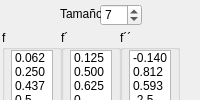
  <widget class="QDockWidget" name="dockWidgetKernels">
   <property name="enabled">
    <bool>true</bool>
   </property>
   <attribute name="dockWidgetArea">
    <number>1</number>
   </attribute>
   <widget class="QWidget" name="dockWidgetContents">
    <widget class="QPushButton" name="calculaKernels">
     <property name="geometry">
      <rect>
       <x>54</x>
       <y>274</y>
       <width>75</width>
       <height>23</height>
      </rect>
     </property>
     <property name="text">
      <string>Calcular</string>
     </property>
    </widget>
    <widget class="QGroupBox" name="groupSegunda">
     <property name="geometry">
      <rect>
       <x>120</x>
       <y>30</y>
       <width>60</width>
       <height>241</height>
      </rect>
     </property>
     <property name="title">
      <string>f´´</string>
     </property>
     <widget class="QListWidget" name="listSegunda">
      <property name="geometry">
       <rect>
        <x>9</x>
        <y>20</y>
        <width>42</width>
        <height>211</height>
       </rect>
      </property>
      <item>
       <property name="text">
        <string>-0.140</string>
       </property>
       <property name="flags">
        <set>ItemIsSelectable|ItemIsEditable|ItemIsDragEnabled|ItemIsUserCheckable|ItemIsEnabled</set>
       </property>
      </item>
      <item>
       <property name="text">
        <string>0.812</string>
       </property>
       <property name="flags">
        <set>ItemIsSelectable|ItemIsEditable|ItemIsDragEnabled|ItemIsUserCheckable|ItemIsEnabled</set>
       </property>
      </item>
      <item>
       <property name="text">
        <string>0.593</string>
       </property>
       <property name="flags">
        <set>ItemIsSelectable|ItemIsEditable|ItemIsDragEnabled|ItemIsUserCheckable|ItemIsEnabled</set>
       </property>
      </item>
      <item>
       <property name="text">
        <string>-2.5</string>
       </property>
       <property name="flags">
        <set>ItemIsSelectable|ItemIsEditable|ItemIsDragEnabled|ItemIsUserCheckable|ItemIsEnabled</set>
       </property>
      </item>
      <item>
       <property name="text">
        <string>0.593</string>
       </property>
       <property name="flags">
        <set>ItemIsSelectable|ItemIsEditable|ItemIsDragEnabled|ItemIsUserCheckable|ItemIsEnabled</set>
       </property>
      </item>
      <item>
       <property name="text">
        <string>0.812</string>
       </property>
       <property name="flags">
        <set>ItemIsSelectable|ItemIsEditable|ItemIsDragEnabled|ItemIsUserCheckable|ItemIsEnabled</set>
       </property>
      </item>
      <item>
       <property name="text">
        <string>-0.140</string>
       </property>
       <property name="flags">
        <set>ItemIsSelectable|ItemIsEditable|ItemIsDragEnabled|ItemIsUserCheckable|ItemIsEnabled</set>
       </property>
      </item>
     </widget>
    </widget>
    <widget class="QGroupBox" name="groupPrimera">
     <property name="geometry">
      <rect>
       <x>61</x>
       <y>30</y>
       <width>60</width>
       <height>241</height>
      </rect>
     </property>
     <property name="title">
      <string>f´</string>
     </property>
     <widget class="QListWidget" name="listPrimera">
      <property name="geometry">
       <rect>
        <x>9</x>
        <y>20</y>
        <width>42</width>
        <height>211</height>
       </rect>
      </property>
      <item>
       <property name="text">
        <string>0.125</string>
       </property>
       <property name="flags">
        <set>ItemIsSelectable|ItemIsEditable|ItemIsDragEnabled|ItemIsUserCheckable|ItemIsEnabled</set>
       </property>
      </item>
      <item>
       <property name="text">
        <string>0.500</string>
       </property>
       <property name="flags">
        <set>ItemIsSelectable|ItemIsEditable|ItemIsDragEnabled|ItemIsUserCheckable|ItemIsEnabled</set>
       </property>
      </item>
      <item>
       <property name="text">
        <string>0.625</string>
       </property>
       <property name="flags">
        <set>ItemIsSelectable|ItemIsEditable|ItemIsDragEnabled|ItemIsUserCheckable|ItemIsEnabled</set>
       </property>
      </item>
      <item>
       <property name="text">
        <string>0</string>
       </property>
       <property name="flags">
        <set>ItemIsSelectable|ItemIsEditable|ItemIsDragEnabled|ItemIsUserCheckable|ItemIsEnabled</set>
       </property>
      </item>
      <item>
       <property name="text">
        <string>-0.625</string>
       </property>
       <property name="flags">
        <set>ItemIsSelectable|ItemIsEditable|ItemIsDragEnabled|ItemIsUserCheckable|ItemIsEnabled</set>
       </property>
      </item>
      <item>
       <property name="text">
        <string>-0.500</string>
       </property>
       <property name="flags">
        <set>ItemIsSelectable|ItemIsEditable|ItemIsDragEnabled|ItemIsUserCheckable|ItemIsEnabled</set>
       </property>
      </item>
      <item>
       <property name="text">
        <string>-0.125</string>
       </property>
       <property name="flags">
        <set>ItemIsSelectable|ItemIsEditable|ItemIsDragEnabled|ItemIsUserCheckable|ItemIsEnabled</set>
       </property>
      </item>
     </widget>
    </widget>
    <widget class="QGroupBox" name="groupInterpola">
     <property name="geometry">
      <rect>
       <x>2</x>
       <y>30</y>
       <width>60</width>
       <height>241</height>
      </rect>
     </property>
     <property name="title">
      <string>f</string>
     </property>
     <widget class="QListWidget" name="listInterpola">
      <property name="geometry">
       <rect>
        <x>9</x>
        <y>20</y>
        <width>42</width>
        <height>211</height>
       </rect>
      </property>
      <item>
       <property name="text">
        <string>0.062</string>
       </property>
       <property name="flags">
        <set>ItemIsSelectable|ItemIsEditable|ItemIsDragEnabled|ItemIsUserCheckable|ItemIsEnabled</set>
       </property>
      </item>
      <item>
       <property name="text">
        <string>0.250</string>
       </property>
       <property name="flags">
        <set>ItemIsSelectable|ItemIsEditable|ItemIsDragEnabled|ItemIsUserCheckable|ItemIsEnabled</set>
       </property>
      </item>
      <item>
       <property name="text">
        <string>0.437</string>
       </property>
       <property name="flags">
        <set>ItemIsSelectable|ItemIsEditable|ItemIsDragEnabled|ItemIsUserCheckable|ItemIsEnabled</set>
       </property>
      </item>
      <item>
       <property name="text">
        <string>0.5</string>
       </property>
       <property name="flags">
        <set>ItemIsSelectable|ItemIsEditable|ItemIsDragEnabled|ItemIsUserCheckable|ItemIsEnabled</set>
       </property>
      </item>
      <item>
       <property name="text">
        <string>0.437</string>
       </property>
       <property name="flags">
        <set>ItemIsSelectable|ItemIsEditable|ItemIsDragEnabled|ItemIsUserCheckable|ItemIsEnabled</set>
       </property>
      </item>
      <item>
       <property name="text">
        <string>0.250</string>
       </property>
       <property name="flags">
        <set>ItemIsSelectable|ItemIsEditable|ItemIsDragEnabled|ItemIsUserCheckable|ItemIsEnabled</set>
       </property>
      </item>
      <item>
       <property name="text">
        <string>0.062</string>
       </property>
       <property name="flags">
        <set>ItemIsSelectable|ItemIsEditable|ItemIsDragEnabled|ItemIsUserCheckable|ItemIsEnabled</set>
       </property>
      </item>
     </widget>
    </widget>
    <widget class="QSpinBox" name="tamKernels">
     <property name="geometry">
      <rect>
       <x>100</x>
       <y>4</y>
       <width>42</width>
       <height>22</height>
      </rect>
     </property>
     <property name="minimum">
      <number>3</number>
     </property>
     <property name="maximum">
      <number>11</number>
     </property>
     <property name="singleStep">
      <number>2</number>
     </property>
     <property name="value">
      <number>7</number>
     </property>
    </widget>
    <widget class="QLabel" name="label">
     <property name="geometry">
      <rect>
       <x>60</x>
       <y>6</y>
       <width>41</width>
       <height>16</height>
      </rect>
     </property>
     <property name="text">
      <string>Tamaño:</string>
     </property>
    </widget>
   </widget>
  </widget>
